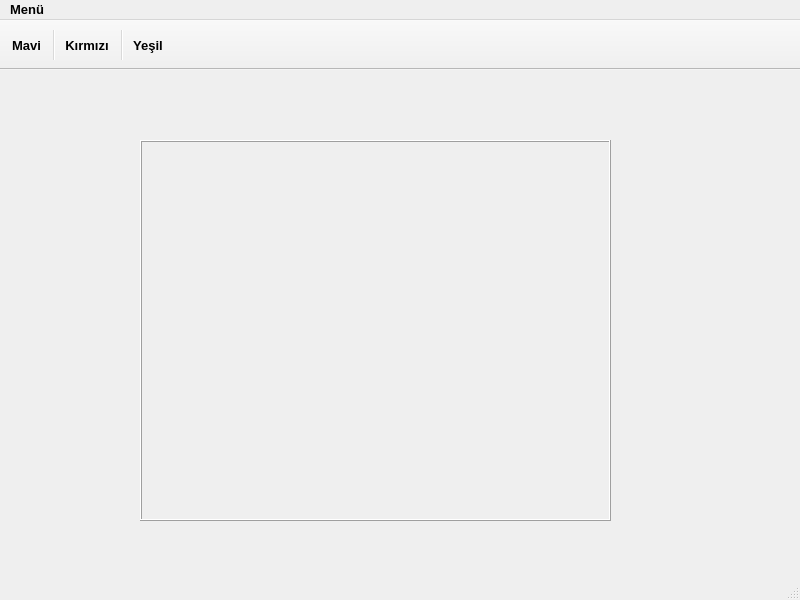
<?xml version="1.0" encoding="UTF-8"?>
<ui version="4.0">
 <class>MainWindow</class>
 <widget class="QMainWindow" name="MainWindow">
  <property name="geometry">
   <rect>
    <x>0</x>
    <y>0</y>
    <width>800</width>
    <height>600</height>
   </rect>
  </property>
  <property name="font">
   <font>
    <pointsize>10</pointsize>
    <weight>75</weight>
    <bold>true</bold>
   </font>
  </property>
  <property name="windowTitle">
   <string>MainWindow</string>
  </property>
  <widget class="QWidget" name="centralwidget">
   <widget class="QFrame" name="frame_show">
    <property name="geometry">
     <rect>
      <x>140</x>
      <y>70</y>
      <width>471</width>
      <height>381</height>
     </rect>
    </property>
    <property name="frameShape">
     <enum>QFrame::Box</enum>
    </property>
    <property name="frameShadow">
     <enum>QFrame::Raised</enum>
    </property>
   </widget>
  </widget>
  <widget class="QMenuBar" name="menubar">
   <property name="geometry">
    <rect>
     <x>0</x>
     <y>0</y>
     <width>800</width>
     <height>29</height>
    </rect>
   </property>
   <widget class="QMenu" name="menuMen">
    <property name="title">
     <string>Menü</string>
    </property>
    <addaction name="action_blue"/>
    <addaction name="action_red"/>
    <addaction name="action_green"/>
    <addaction name="separator"/>
   </widget>
   <addaction name="menuMen"/>
  </widget>
  <widget class="QStatusBar" name="statusbar"/>
  <widget class="QToolBar" name="toolBar">
   <property name="minimumSize">
    <size>
     <width>200</width>
     <height>50</height>
    </size>
   </property>
   <property name="windowTitle">
    <string>toolBar</string>
   </property>
   <property name="movable">
    <bool>false</bool>
   </property>
   <attribute name="toolBarArea">
    <enum>TopToolBarArea</enum>
   </attribute>
   <attribute name="toolBarBreak">
    <bool>false</bool>
   </attribute>
   <addaction name="action_blue"/>
   <addaction name="separator"/>
   <addaction name="action_red"/>
   <addaction name="separator"/>
   <addaction name="action_green"/>
  </widget>
  <action name="action_blue">
   <property name="text">
    <string>Mavi</string>
   </property>
   <property name="shortcut">
    <string>M</string>
   </property>
  </action>
  <action name="action_red">
   <property name="text">
    <string>Kırmızı</string>
   </property>
   <property name="shortcut">
    <string>K</string>
   </property>
  </action>
  <action name="action_green">
   <property name="text">
    <string>Yeşil</string>
   </property>
   <property name="shortcut">
    <string>Y</string>
   </property>
  </action>
 </widget>
 <resources/>
 <connections/>
</ui>
